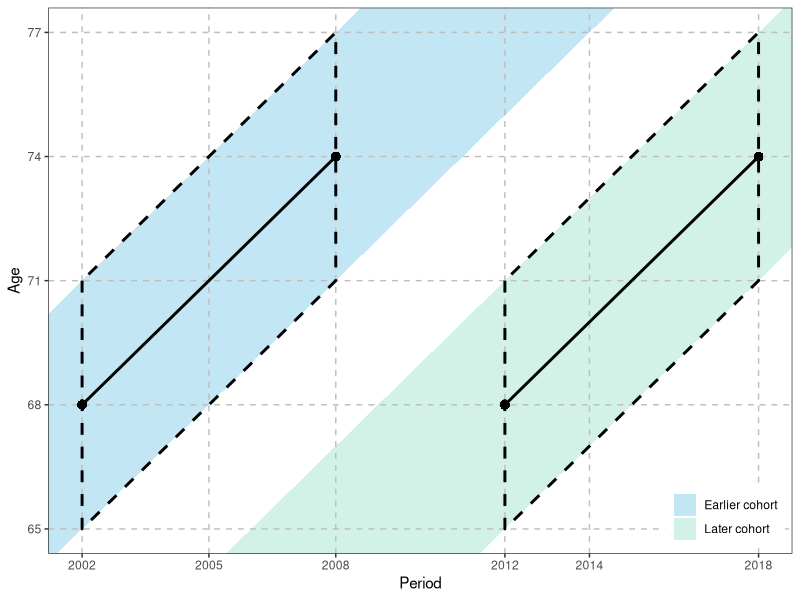

Source code (R):
# ==============================================================================
# TITLE:     Lexis diagram
# DATE:      2025-04-28
# UPDATE:    2025-07-05
# ==============================================================================

# Load necessary package
library(ggplot2)

#-------------------------------
# 1. Create polygon data for background fill regions
#-------------------------------

# "Blue" region (using light blue: "#bcd6ed") for the area between the 1931 and 1937 cohort life lines
blue_poly <- data.frame(
  x = c(2000, 2000, 1931 + 79, 1937 + 79),
  y = c(2000 - 1937, 2000 - 1931, 79, 79),
  group = "Earlier cohort"
)
# Calculated y values: (63, 69, 79, 79)

# "Green" region (using light green: "#c4deb1") for the area between the 1941 and 1947 cohort life lines
green_poly <- data.frame(
  x = c(1941 + 63, 1947 + 63, 2020, 2020),
  y = c(63, 63, 2020 - 1947, 2020 - 1941),
  group = "Later cohort"
)
# Calculated y values: (63, 63, 73, 79)

poly_df <- rbind(blue_poly, green_poly)

# #---------------------------------------------
# # 2. Create data for individual cohort life line segments (REMOVED)
# #---------------------------------------------

# # (a) Life lines for each year (full lines, automatically clipped)
# # For cohorts 1931 to 1937 (light blue)
# early_segments <- data.frame(
#   xstart = 1931:1937,
#   ystart = 0,
#   xend   = (1931:1937) + 100,
#   yend   = 100
# )

# # For cohorts 1941 to 1947 (light green)
# late_segments <- data.frame(
#   xstart = 1941:1947,
#   ystart = 0,
#   xend   = (1941:1947) + 100,
#   yend   = 100
# )

# # (b) Main cohort life lines with emphasized styling
# main_lines <- data.frame(
#   cohort = c(1931, 1937, 1947),
#   xstart = c(1931, 1937, 1947),
#   ystart = c(0, 0, 0),
#   xend   = c(1931 + 100, 1937 + 100, 1947 + 100),
#   yend   = c(100, 100, 100),
#   col    = c("#bcd6ed", "#536d75", "#c4deb1") # early: light blue, mid: blue-green mix, late: light green
# )

#-------------------------------------------------
# 3. Create data for emphasized polygon regions
#-------------------------------------------------

# First emphasized region (for early cohort):
# Defined by vertices:
# A = (2002, 71), B = (2002, 65), C = (2008, 71), D = (2008, 77)
emph1 <- data.frame(
  x = c(2002, 2002, 2008, 2008),
  y = c(71, 65, 71, 77)
)

# Second emphasized region (for later cohort):
# Defined by vertices:
# A = (2012, 71), B = (2012, 65), C = (2018, 71), D = (2018, 77)
emph2 <- data.frame(
  x = c(2012, 2012, 2018, 2018),
  y = c(71, 65, 71, 77)
)

#-------------------------------
# 4. Plot using ggplot2
#-------------------------------
p <- ggplot() +
  # (a) Add background fill polygons with transparency (alpha = 0.3)
  geom_polygon(
    data = poly_df,
    aes(x = x, y = y, group = group, fill = group),
    color = NA, alpha = 0.5
  ) +

  # # (b) Add individual cohort life lines (thin lines) - REMOVED
  # geom_segment(
  #   data = early_segments,
  #   aes(x = xstart, y = ystart, xend = xend, yend = yend),
  #   color = "#bcd6ed", size = 0.5, show.legend = FALSE
  # ) +
  # geom_segment(
  #   data = late_segments,
  #   aes(x = xstart, y = ystart, xend = xend, yend = yend),
  #   color = "#c4deb1", size = 0.5, show.legend = FALSE
  # ) +

  # # (c) Add main cohort life lines (thicker lines) - REMOVED
  # geom_segment(
  #   data = main_lines,
  #   aes(x = xstart, y = ystart, xend = xend, yend = yend, color = col),
  #   size = 1, show.legend = FALSE
  # ) +
  # scale_color_identity() +

  # (d) Add thick dashed gray reference lines
  geom_hline(yintercept = 65, color = "gray", linetype = "dashed", size = 0.5) +
  geom_hline(yintercept = 68, color = "gray", linetype = "dashed", size = 0.5) +
  geom_hline(yintercept = 71, color = "gray", linetype = "dashed", size = 0.5) +
  geom_hline(yintercept = 74, color = "gray", linetype = "dashed", size = 0.5) +
  geom_hline(yintercept = 77, color = "gray", linetype = "dashed", size = 0.5) +
  geom_vline(
    xintercept = c(2002, 2005, 2008, 2012, 2014, 2018),
    color = "gray", linetype = "dashed", size = 0.5
  ) +

  # (e) Add emphasized regions (polygon outlines with dashed lines)
  geom_polygon(
    data = emph1, aes(x = x, y = y),
    fill = NA, color = "black", linetype = "dashed", size = 1.0
  ) +
  geom_polygon(
    data = emph2, aes(x = x, y = y),
    fill = NA, color = "black", linetype = "dashed", size = 1.0
  ) +

  # Add solid lines within emphasized regions
  geom_segment(
    aes(x = 2002, y = 68, xend = 2008, yend = 74),
    color = "black", linetype = "solid", size = 1.0
  ) +
  geom_segment(
    aes(x = 2012, y = 68, xend = 2018, yend = 74),
    color = "black", linetype = "solid", size = 1.0
  ) +

  # Add solid points at line endpoints
  geom_point(
    data = data.frame(
      x = c(2002, 2008, 2012, 2018),
      y = c(68, 74, 68, 74)
    ),
    aes(x = x, y = y),
    color = "black", size = 3, shape = 16
  ) +

  # (f) Set coordinate limits, axis breaks, and plot title
  coord_cartesian(xlim = c(2002, 2018), ylim = c(65, 77)) +
  scale_x_continuous(
    breaks = c(2002, 2005, 2008, 2012, 2014, 2018),
    labels = c("2002", "2005", "2008", "2012", "2014", "2018")
  ) +
  scale_y_continuous(breaks = c(65, 68, 71, 74, 77)) +
  labs(x = "Period", y = "Age") +

  # (g) Define fill colors for background polygons and add legend
  scale_fill_manual(
    name = NULL,
    values = c(
      "Earlier cohort" = "#87CEEB",
      "Later cohort" = "#a8e6cf"
    )
  ) +
  guides(fill = guide_legend(override.aes = list(alpha = 0.5))) +

  # (h) Use a grid theme and position the legend at the bottom right
  theme_bw() +
  theme(
    panel.grid = element_blank(), # Remove all default grid lines
    legend.position = c(0.99, 0.01),
    legend.justification = c(1, 0)
  )
#-------------------------------
# 5. Save Plot
#-------------------------------

ggsave("R output/2_1_Lexis_Diagram.png",
  plot = p,
  width = 6, height = 5, dpi = 300
)
